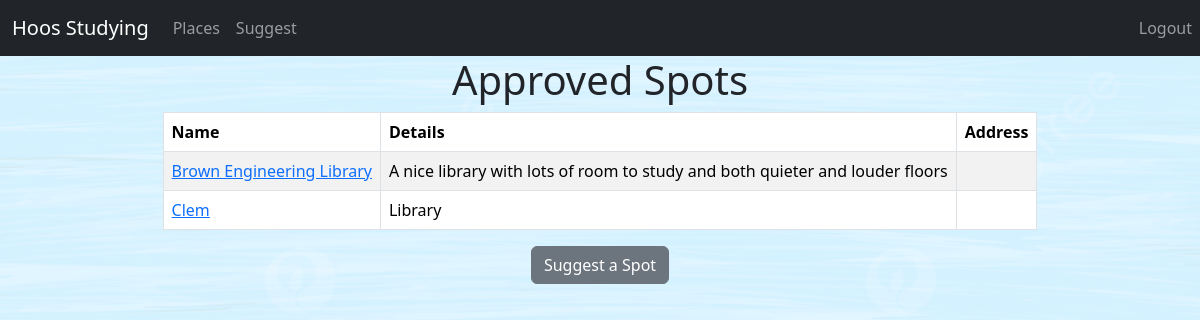
The page /places/ on the database its author committed.
### cs3240/models.py (models this page shows, shortened)
class Place(models.Model):
    name = models.CharField(max_length=200)
    details = models.CharField(max_length=700)
    address = map_fields.AddressField(max_length=200)
    admin_approved = models.BooleanField(default=False)
    locations = [("Central Grounds", "central"),
                 ("North Grounds", "north"),
                 ("South Grounds", "south")]
    location = models.CharField(blank=True, choices=locations, max_length=15)

### cs3240/views.py (the view)
# urls.py: path('places/',views.PlacesView.as_view(), name="places"),
class PlacesView(generic.ListView):
    template_name = "places.html"
    context_object_name = "places_list"
    def get_queryset(self):
        return Place.objects.all

### cs3240/templatetags/clean_addr.py (called while the page is built)
@register.filter(is_safe=True)
def clean_addr(to_print):
    return urllib.parse.quote(to_print).replace(' ', '+')

### cs3240/templatetags/short_addr.py (called while the page is built)
@register.filter
def short_addr(address):
    return address.split(',')[0]

### cs3240/templates/places.html (shortened to what this page needs)
{% load socialaccount %}
{% load in_any_groups %}
{% load clean_addr %}
{% load short_addr %}
<html>
    <body>
        <link href="https://cdn.jsdelivr.net/npm/bootstrap@5.3.2/dist/css/bootstrap.min.css" rel="stylesheet">
        <link rel="stylesheet" href="../static/page.css">
        <nav class="navbar navbar-expand-lg navbar-dark bg-dark">
            <div class="container-fluid">
                <a class="navbar-brand" href="{% url 'home' %}">Hoos Studying</a>
                <div class="collapse navbar-collapse" id="navbarNav">
                <ul class="navbar-nav">
                    <li class="nav-item">
                        <a class="nav-link"  href="{% url 'places' %}">Places</a>
                    </li>
                    <li class="nav-item">
                    <a class="nav-link" href="{% url 'suggest' %}">Suggest</a>
                    </li>
                </ul>
                </div>
            </div>
                <ul class="nav navbar-nav navbar-right">
                    <li class="nav-item">
                        <a   class="nav-link" href="{% url 'logout' %}">Logout</a>
                    </li>
                </ul>
            </nav>
        <div>
            <div class="container">
            <center>
            <h1>Approved Spots</h1>
        <table class="table table-bordered table-striped table-hover">
            <thead>
                <tr>
                <th scope="col">Name</th>
                <th scope="col">Details</th>
                <th scope="col">Address</th>
                </tr>
            </thead>
            <tbody>
                    {% for place in places_list %}
                    {% if place.admin_approved %}
                    <tr>
                        <td><a href = "/places/{{place.id}}"> {{ place.name }} </a></td>
                        <td>
                            {{ place.details }}
                        </td>
                        <td> <a href="https://www.google.com/maps/search/?api=1&query={{ place.address|clean_addr }}" target="_blank" > {{ place.address|short_addr }}</a></td>
                        </tr>
                    {% endif %}
                    {% endfor %}
            </tbody>
        </table>
        <a href = "{% url 'suggest' %}">
            <button class='btn btn-secondary'>Suggest a Spot</button>
        </a>
        </div>
    </div>
    </body>
</html>

### cs3240/static/page.css (style rules this page uses)
.container { display: flex; justify-content: center; flex-direction: column; align-items: center; }
body { background: white url("./background.jpeg"); background-repeat: no-repeat; background-attachment: fixed; background-size: 100% 100%; }

### rows shown on the page
Place: name "Brown Engineering Library", details "A nice library with lots of room to study and both quieter and louder floors"
Place: name "Clem", details "Library"
